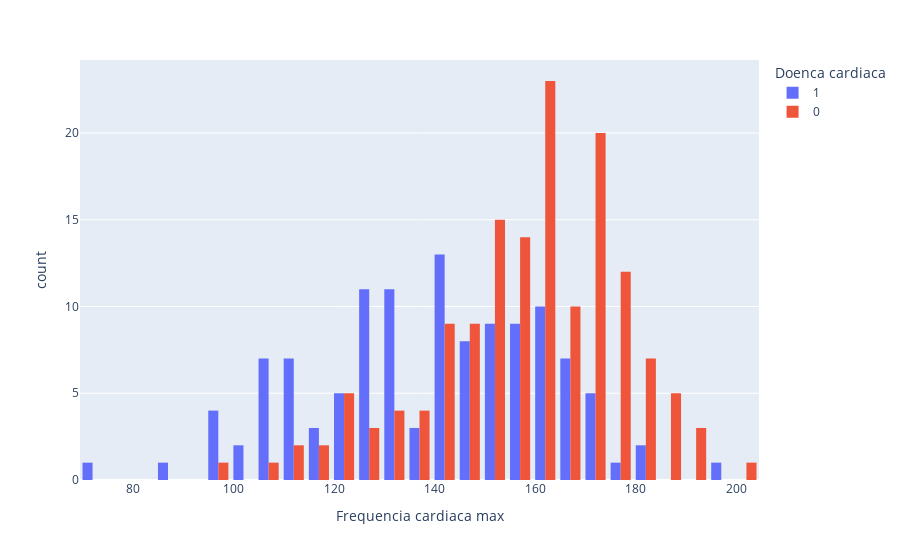

The code cell stored with this chart in its notebook:
### Markdown cell above
O gráfico de barras apresenta a relação entre os resultados do eletrocardiograma (ECG) em repouso e a presença ou ausência de doença cardíaca.

**Observações:**

-   **ECG Normal é Predominante em Ausência da Doença:** A maioria dos pacientes sem doença cardíaca (laranja) apresenta resultados de ECG normais (categoria 0).
-   **Hipertrofia Ventricular Esquerda (HVE) e Doença Cardíaca:** A categoria 2, que representa HVE, tem uma prevalência maior em pacientes com doença cardíaca (azul).
-   **Anormalidade ST-T:** A categoria 1, que indica anormalidade de onda ST-T, apresenta uma quantidade muito pequena de pacientes em ambos os grupos, sendo difícil tirar conclusões significativas apenas com este gráfico.

**Interpretação:**

-   **ECG Normal como Indicador:** Um ECG normal em repouso pode ser um bom indicativo da ausência de doença cardíaca, considerando que a maioria dos pacientes sem a doença se encontra nessa categoria.
-   **HVE como Fator de Risco:** A maior prevalência de HVE em pacientes com doença cardíaca sugere que essa condição pode ser um fator de risco a ser considerado. HVE é frequentemente associada à hipertensão arterial e pode indicar um esforço maior do coração.
-   **Limitação da Anormalidade ST-T:** A baixa quantidade de pacientes na categoria 1 (anormalidade ST-T) impede uma análise mais aprofundada. É importante ressaltar que um ECG em repouso pode não detectar todas as anormalidades cardíacas e, portanto, não descarta a possibilidade da doença.

### Code cell
px.histogram(df, x='Frequencia cardiaca max',
             color='Doenca cardiaca', barmode='group')

### Figure 1 — Plotly figure (JSON) as saved in the notebook; plotly's stock layout.template omitted (floating-point values rounded to 4 significant figures; data arrays with more than 128 entries replaced by an {"elided": "..."} marker saying what was removed)
{"data": [{"alignmentgroup": "True", "bingroup": "x", "hovertemplate": "Doenca cardiaca=1<br>Frequencia cardiaca max=%{x}<br>count=%{y}<extra></extra>", "legendgroup": "1", "marker": {"color": "#636efa", "pattern": {"shape": ""}}, "name": "1", "offsetgroup": "1", "orientation": "v", "showlegend": true, "type": "histogram", "x": [109, 141, 142, 142, 170, 154, 145, 120, 155, 129, 165, 150, 140, 126, 150, 138, 125, 181, 134, 126, 177, 120, 114, 125, 125, 143, 103, 142, 112, 152, 152, 140, 147, 105, 130, 111, 128, 169, 109, 108, 168, 118, 156, 71, 124, 147, 166, 157, 162, 117, 161, 144, 133, 103, 139, 116, 88, 99, 160, 169, 132, 96, 144, 132, 163, 195, 95, 160, 114, 173, 111, 165, 182, 154, 130, 174, 146, 125, 106, 122, 147, 163, 150, 158, 105, 112, 125, 156, 162, 171, 141, 173, 145, 131, 159, 131, 126, 127, 132, 97, 136, 146, 140, 161, 145, 120, 150, 160, 144, 158, 155, 142, 113, 153, 132, 158, 132, 160, 168, 108], "xaxis": "x", "yaxis": "y"}, {"alignmentgroup": "True", "bingroup": "x", "hovertemplate": "Doenca cardiaca=0<br>Frequencia cardiaca max=%{x}<br>count=%{y}<extra></extra>", "legendgroup": "0", "marker": {"color": "#EF553B", "pattern": {"shape": ""}}, "name": "0", "offsetgroup": "0", "orientation": "v", "showlegend": true, "type": "histogram", "x": {"elided": "150 int values"}, "xaxis": "x", "yaxis": "y"}], "layout": {"barmode": "group", "legend": {"title": {"text": "Doenca cardiaca"}, "tracegroupgap": 0}, "margin": {"t": 60}, "xaxis": {"anchor": "y", "domain": [0, 1], "title": {"text": "Frequencia cardiaca max"}}, "yaxis": {"anchor": "x", "domain": [0, 1], "title": {"text": "count"}}}}
